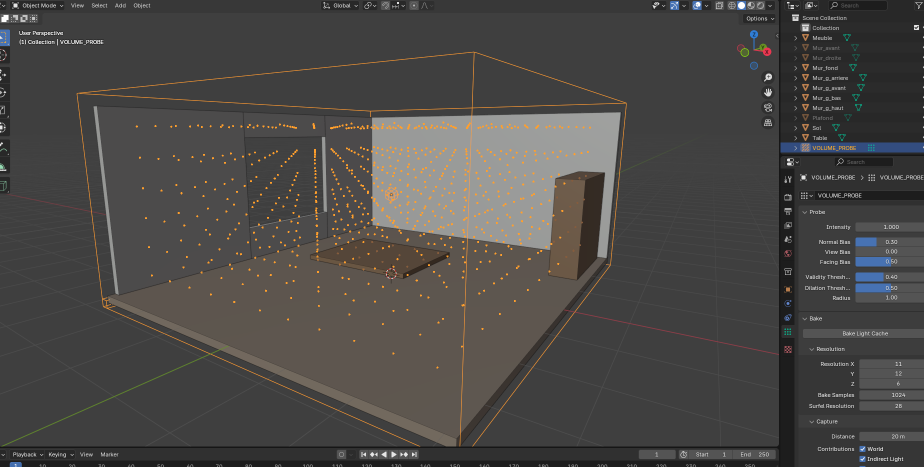
#> input picture article/placer-volume-capture-4.2.3.png, 1848 x 934 px (shown at 1/2 size)
$ python montage_placement.py
#> lines starting #> are read from the running program, lines starting #| are printed output that depends on the picture
"""
IMAGE 6 de l'article — le montage autour de la capture d'écran.

    python3 article/montage_placement.py

Produit `article/placer-irradiance-volume-blender.webp` à partir de
`placer-volume-capture-4.2.3.png`, la capture prise dans Blender 4.2.3 LTS
par le script `placer_volume.py`.

----------------------------------------------------------------------------
CE QU'ON AJOUTE À LA CAPTURE, ET CE QU'ON N'Y TOUCHE PAS
----------------------------------------------------------------------------
La capture est une VRAIE capture. Aucun pixel de l'interface n'est redessiné,
recoloré ni déplacé : ce serait une reconstruction, et une reconstruction ne
prouve rien de ce que fait le logiciel.

On ajoute seulement, AUTOUR d'elle : un cadre blanc qui désigne une zone, un
agrandissement de cette zone, et des chiffres. Le pied de l'image le dit, pour
que personne n'ait à le deviner.

L'agrandissement n'est pas décoratif. Le sujet est un dépassement de 18 cm sur
une pièce de 7 m : à la largeur d'une page, c'est deux pixels. Sans loupe, la
légende affirme quelque chose que l'image ne montre pas.

----------------------------------------------------------------------------
POURQUOI LE COIN BAS-GAUCHE ET PAS LE HAUT
----------------------------------------------------------------------------
En haut, le volume passe loin au-dessus des murs — mais le plafond est masqué
pour qu'on voie l'intérieur, donc il n'y a plus rien à quoi comparer. Un
lecteur y verrait une boîte trop grande, pas un débordement.

En bas à gauche, les trois choses sont dans le même regard : l'arête du mur,
l'épaisseur de la dalle de sol, et l'arête du volume qui passe DEHORS et
DESSOUS. C'est là qu'on peut vérifier, donc c'est là qu'on regarde.
"""

import os

from PIL import Image, ImageDraw, ImageFont

RACINE = os.path.dirname(os.path.abspath(__file__))
CAPTURE = os.path.join(RACINE, "placer-volume-capture-4.2.3.png")
SORTIE = os.path.join(RACINE, "placer-irradiance-volume-blender.webp")

#  La zone de détail, en pixels de la capture d'origine. Mesurée sur l'image,
#  pas choisie à vue : c'est le seul endroit où l'arête du mur, l'épaisseur du
#  sol et l'arête du volume tiennent dans le même cadre.
DETAIL = (140, 495, 410, 700)

LARGEUR = 1600
LOUPE_L = 470
MARGE = 34
BANDE_TITRE = 74

ENCRE = (13, 13, 17)
BLANC = (238, 238, 243)
GRIS = (138, 138, 150)
TEAL = (72, 224, 184)
ORANGE = (232, 146, 62)

POLICE_G = "/usr/share/fonts/truetype/liberation/LiberationSans-Bold.ttf"
POLICE_R = "/usr/share/fonts/truetype/liberation/LiberationSans-Regular.ttf"
QUALITE = 92

VERSION = "Blender 4.2.3 LTS · EEVEE Next"
AVEU = ("capture d'écran non retouchée — le cadre blanc, l'agrandissement "
        "et les chiffres sont les seuls ajouts")

#  Les cotes, reprises de `placer_volume.py`. Écrites ici en clair parce
#  qu'une figure doit pouvoir être relue sans ouvrir le script qui l'a faite.
DEBORD_INT, DEBORD_EXT, CLOISON = 18, 6, 12          # centimètres
RES = (11, 12, 6)


def nb(gabarit, valeur):
    return (gabarit % valeur).replace(".", ",")


def police(chemin, taille):
    try:
        return ImageFont.truetype(chemin, taille)
    except OSError:
        return ImageFont.load_default()


def principal():
    if not os.path.exists(CAPTURE):
        raise SystemExit(
            "capture absente : %s\n        lancez `blender --python "
            "article/placer_volume.py` et deposez l'image ici" % CAPTURE)

    cap = Image.open(CAPTURE).convert("RGB")
#> cap is the input picture: PIL image 1848x934 RGB; mean R, G, B 74.6, 72.6, 70.6
    dx0, dy0, dx1, dy1 = DETAIL
    if not (0 <= dx0 < dx1 <= cap.width and 0 <= dy0 < dy1 <= cap.height):
        raise SystemExit("la zone de detail sort de la capture : la capture "
                         "n'a pas les dimensions attendues (%d x %d)"
                         % cap.size)

    k = LARGEUR / float(cap.width)
#> k = 0.866
    hv = int(round(cap.height * k))
#> hv = 809
    lh = int(round(LOUPE_L * (dy1 - dy0) / float(dx1 - dx0)))

    #  Le facteur d'agrandissement se compte par rapport à la VIGNETTE, pas au
    #  fichier d'origine : c'est la vignette que le lecteur a sous les yeux.
    facteur = LOUPE_L / ((dx1 - dx0) * k)
#> facteur = 2.01
    if facteur < 1.0:
        raise SystemExit("la loupe reduit au lieu d'agrandir (%.2f) : "
                         "augmentez LOUPE_L" % facteur)

    L = MARGE * 2 + LARGEUR
    #  Deux lignes de pied, pas une. Sur une seule, la mention de version et
    #  la note sur les parois masquées se chevauchaient au milieu : deux
    #  textes alignés l'un à gauche l'autre à droite ne se croisent pas tant
    #  qu'on ne mesure pas leur somme, et je ne l'avais pas mesurée.
    H = MARGE + BANDE_TITRE + hv + 30 + lh + 30 + 76 + MARGE
#> H = 1444
    out = Image.new("RGB", (L, H), ENCRE)
    d = ImageDraw.Draw(out, "RGBA")

    f_titre = police(POLICE_G, 32)
    f_sous = police(POLICE_G, 24)
    f_legende = police(POLICE_R, 24)
    f_petit = police(POLICE_R, 20)

    d.rectangle([MARGE, MARGE + 14, MARGE + 10, MARGE + 44], fill=TEAL)
    d.text((MARGE + 24, MARGE + 10),
           "LE VOLUME DÉBORDE LES MURS — C'EST LE RÉGLAGE, PAS UNE ERREUR",
           font=f_titre, fill=BLANC)

    y_img = MARGE + BANDE_TITRE
    out.paste(cap.resize((LARGEUR, hv), Image.LANCZOS), (MARGE, y_img))
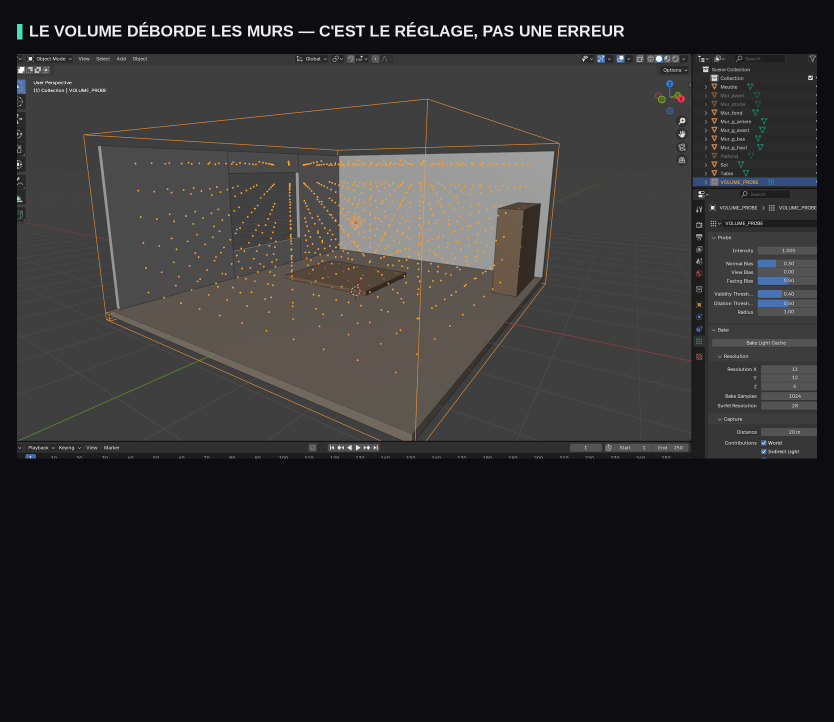
#> out: PIL image 1668x1444 RGB (shown at 1/2 size); mean R, G, B 47.1, 46.1, 46.8

    #  Le cadre qui désigne la zone agrandie.
    b = [MARGE + dx0 * k, y_img + dy0 * k, MARGE + dx1 * k, y_img + dy1 * k]
#> b = [155.2, 536.6, 389, 714.1]
    d.rectangle(b, outline=(255, 255, 255, 200), width=2)

    #  LA LOUPE.
    lx, ly = MARGE, y_img + hv + 30
#> lx = 34; ly = 947
    out.paste(cap.crop(DETAIL).resize((LOUPE_L, lh), Image.LANCZOS), (lx, ly))
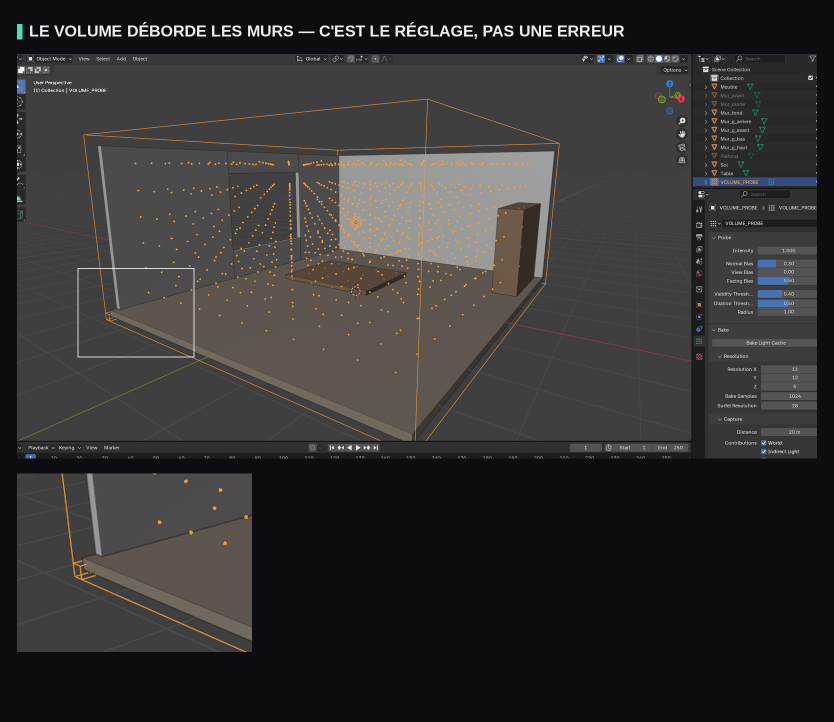
#> out: PIL image 1668x1444 RGB (shown at 1/2 size); mean R, G, B 51.7, 50.5, 50.7
    d.rectangle([lx - 1, ly - 1, lx + LOUPE_L, ly + lh],
                outline=(255, 255, 255, 130), width=2)
    #  Un trait qui relie le cadre à la loupe, sinon le lecteur cherche.
    d.line([b[0], b[3], lx + 6, ly - 6], fill=(255, 255, 255, 70), width=1)

    tx = lx + LOUPE_L + 34
#> tx = 538
    d.text((tx, ly + 2), nb("LE DÉPASSEMENT, AGRANDI %.1f FOIS", facteur),
           font=f_sous, fill=BLANC)

    lignes = [
        ("L'arête orange du volume passe DEHORS et DESSOUS : à gauche du mur,",
         GRIS),
        ("sous l'épaisseur de la dalle. Chaque paroi est donc prise dedans.",
         GRIS),
        ("", GRIS),
        ("%d cm au-delà de la face intérieure. Les cloisons faisant %d cm, le"
         % (DEBORD_INT, CLOISON), GRIS),
        ("volume ressort encore de %d cm derrière leur face extérieure."
         % DEBORD_EXT, GRIS),
        ("", GRIS),
        ("Un mur laissé hors du volume ne reçoit aucune irradiance et rend",
         GRIS),
        ("noir. Sur cette pièce : moyenne d'image 86,5 avec un volume rentré",
         GRIS),
        ("de 45 cm, 129,9 une fois le volume ressorti derrière les parois.",
         GRIS),
    ]
    for i, (ligne, coul) in enumerate(lignes):
        d.text((tx, ly + 44 + i * 29), ligne, font=f_legende, fill=coul)

    #  Les points orange visibles dans le volume SONT les échantillons : le
    #  dire, sinon on les prend pour une décoration de gizmo.
    res = "%d × %d × %d = %d échantillons" % (*RES, RES[0] * RES[1] * RES[2])
    d.text((tx, ly + lh - 30), "Résolution  " + res, font=f_sous,
           fill=ORANGE)

    yf = ly + lh + 30
#> yf = 1334
    d.line([MARGE, yf, L - MARGE, yf], fill=(46, 46, 56), width=1)
    d.text((MARGE, yf + 14), VERSION + " · " + AVEU, font=f_petit,
           fill=(104, 104, 116))
    d.text((MARGE, yf + 42),
           "plafond, mur avant et mur droit masqués pour voir l'intérieur — "
           "ils apparaissent grisés dans l'outliner",
           font=f_petit, fill=(104, 104, 116))

    out.save(SORTIE, "WEBP", quality=QUALITE, method=6)
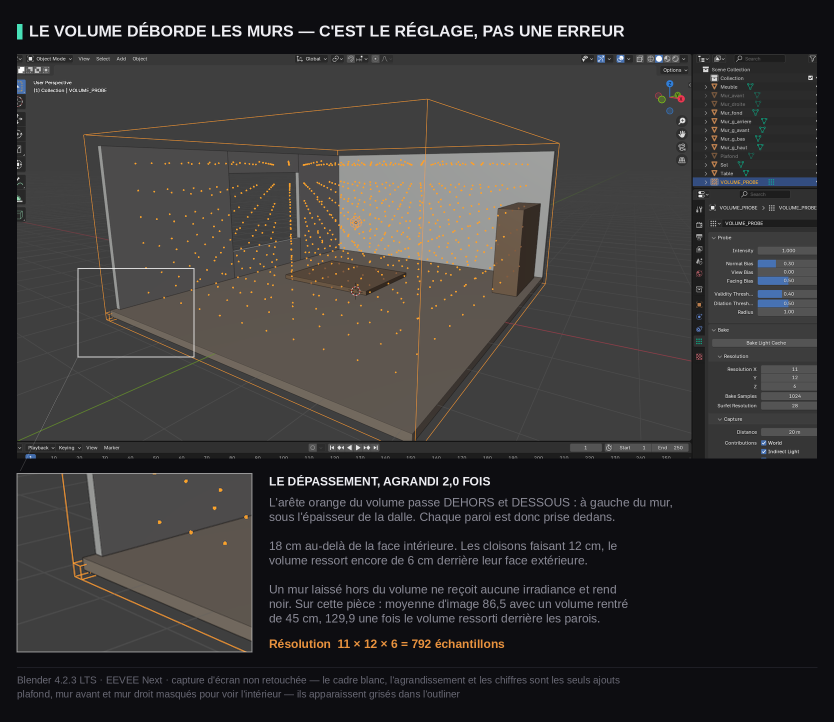
#> saved as placer-irradiance-volume-blender.webp: PIL image 1668x1444 RGB (shown at 1/2 size); mean R, G, B 53.9, 52.6, 52.8
    print()
    print("  capture  %d × %d" % cap.size)
#|   capture  1848 × 934
    print("  figure   %d × %d" % out.size)
#|   figure   1668 × 1444
    print("  zone de detail %s  agrandie %.2f fois" % (str(DETAIL), facteur))
#|   zone de detail (140, 495, 410, 700)  agrandie 2.01 fois
    print("  %s  (%.0f Ko)"
          % (os.path.basename(SORTIE), os.path.getsize(SORTIE) / 1024))


if __name__ == "__main__":
    principal()
